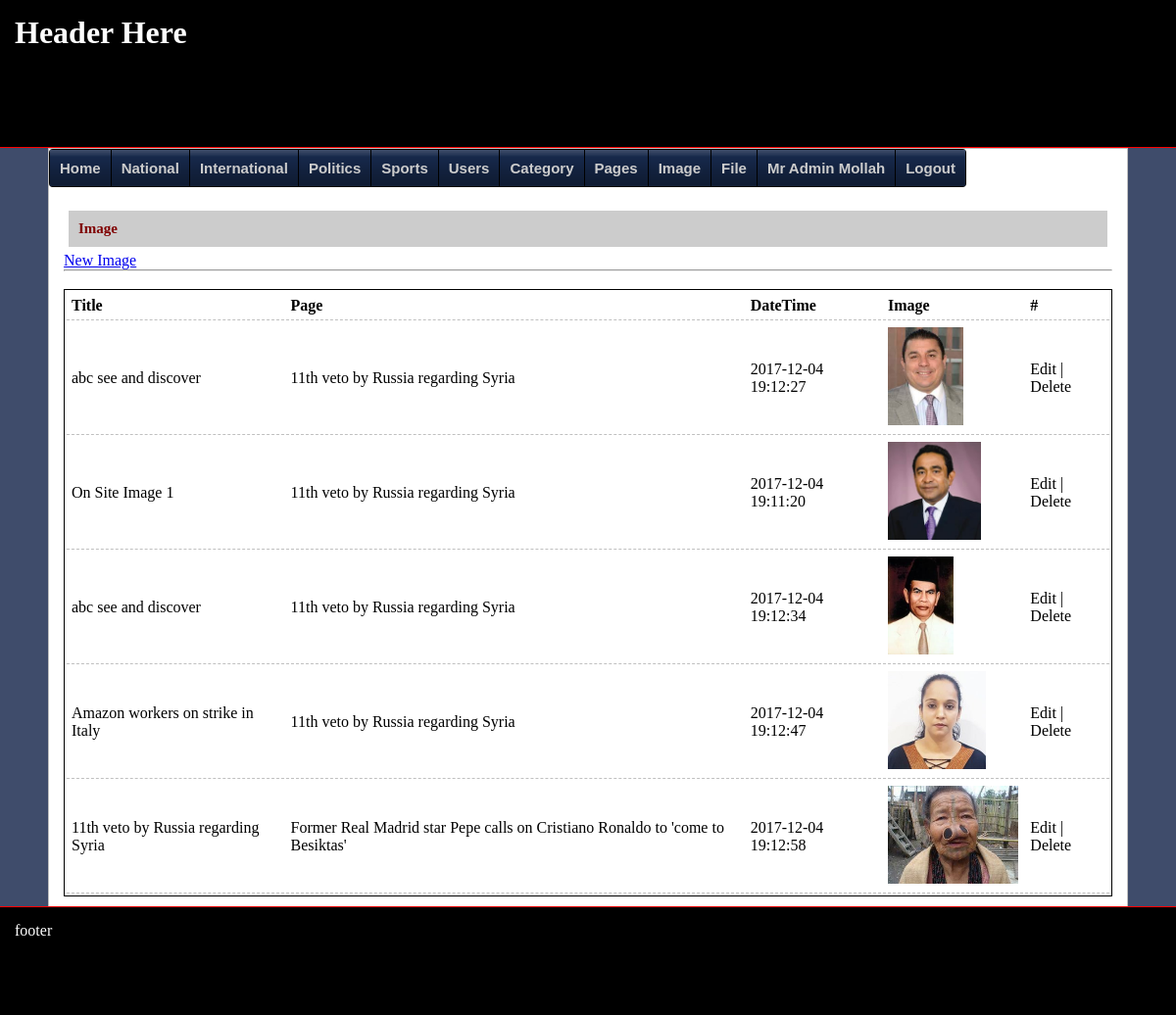
The page /?p=image (signed in) on the database its author committed.
### tables this page shows
CREATE TABLE `category` (
  `id` int(11) NOT NULL,
  `name` varchar(200) NOT NULL,
  `description` varchar(2000) NOT NULL,
  `categoryId` int(11) NOT NULL
);

CREATE TABLE `pageimage` (
  `id` int(11) NOT NULL,
  `pageId` int(11) NOT NULL,
  `title` varchar(200) NOT NULL,
  `dateTime` datetime NOT NULL DEFAULT CURRENT_TIMESTAMP,
  `image` varchar(200) NOT NULL
);

CREATE TABLE `pages` (
  `id` int(11) NOT NULL,
  `title` varchar(1000) NOT NULL,
  `tags` varchar(200) DEFAULT NULL,
  `createDate` datetime DEFAULT NULL,
  `userId` int(11) DEFAULT NULL,
  `hitCount` int(11) DEFAULT NULL,
  `categoryId` int(11) NOT NULL
);

### pages/image.php (the view)
<a href="?p=image_new">New Image</a><br><hr><br>
<?php
$sql = "select pi.id, p.title as page, pi.title, pi.dateTime, pi.image
from pageImage as pi
left join pages as p on pi.pageId = p.id";
$table = mysqli_query($cn, $sql);
print '<table>';
print '<tr><th>Title</th><th>Page</th><th>DateTime</th><th>Image</th><th>#</th></tr>';
while($row = mysqli_fetch_assoc($table))
{
	print '<tr>';
	print '<td>'.$row["title"].'</td>';
	print '<td>'.$row["page"].'</td>';
	print '<td>'.$row["dateTime"].'</td>';
	print '<td><img src="uploads/images/'.$row["id"].'_'.$row['image'].'" height="100px"/></td>';
	print '<td> Edit | Delete </td>';
	print '</tr>';
}
print '</table>';
?>

### component/menu.php (shortened to what this page needs)
<ul id="css3menu1" class="topmenu">
			<li><a href="?p=home">Home</a></li>
			<?php
			$cn = mysqli_connect("localhost", "root", "", "dbus_002");
			$sql = "select id, name from category where categoryId = 0";
			$table = mysqli_query($cn, $sql);
			while($row = mysqli_fetch_assoc($table))
			{
				print '<li><a href="?c=article&ctg='.$row["id"].'">'.$row["name"].'</a>';
				findChild($row["id"]);
				print '</li>';
			}
			function findChild($pid)
			{
				global $cn;
				$sql = "select id, name from category where categoryId = ".$pid;
				$table = mysqli_query($cn, $sql);
			}
	if(isset($_SESSION['type']))
	{
		print '<li><a href="?p=users">Users</a></li>
			<li><a href="?p=category">Category</a></li>
			<li><a href="?p=pages">Pages</a></li>
			<li><a href="?p=image">Image</a></li>
			<li><a href="?p=file">File</a></li>
			<li><a href="?p=myaccount">'.$_SESSION['name'].'</a></li>
			<li><a href="?c=logout">Logout</a></li>';
	}
	else{
		print '
			<li><a href="?c=register">Register</a></li>
			<li><a href="?c=login">Login</a></li>';
	}
			?>
		</ul>

### css/index.css (style rules this page uses)
* { padding: 0px; margin: 0px auto; }
body { background: #3f4c6b; background: -moz-linear-gradient(top, #3f4c6b 0%, #3f4c6b 100%); background: -webkit-linear-gradient(top, #3f4c6b 0%,#3f4c6b 100%); background: linear-gradient(to bottom, #3f4c6b 0%,#3f4c6b 100%); filter: progid:DXImageTransform.Microsoft.gradient( startColorstr='#3f4c6b', endColorstr='#3f4c6b',GradientType=0 ); }
ul { list-style: circle; }
ul li { line-height: 25px; font-size: 16px }

### css/tables.css (style rules this page uses)
table { min-width: 600px; width: auto; background: white; border: black thin solid; float: left; }
td, th { padding: 5px; text-align: left; border-bottom: dashed thin silver; }

### css/css3menu.css (style rules this page uses)
ul#css3menu1,ul#css3menu1 ul { margin:0;list-style:none;padding:0;background-color:#000;background-image:url("mainbk.png");background-repeat:repeat;border-width:0px;border-style:solid;border-color:#162436;-moz-border-radius:4px;-webkit-border-radius:4px;border-radius:4px; }
ul#css3menu1 li { position:relative;display:block;white-space:nowrap;font-size:0;float:left; }
ul#css3menu1 { font-size:0;z-index:999;position:relative;display:inline-block;zoom:1;padding:1px 1px 1px 0; *display:inline; }
ul#css3menu1>li { margin:0 0 0 1px; }
ul#css3menu1 a { display:block;vertical-align:middle;text-align:left;text-decoration:none;font:bold 15px Arial;color:#cccccc;cursor:default;padding:10px;background-color:#17294b;background-image:url("mainbk.png");background-repeat:repeat;background-position:0 200px;border-width:0px;border-style:none;border-color:; }

### rows shown on the page
category: name "National"
category: name "International"
category: name "Politics"
category: name "Sports"
pageimage: title "abc see and discover", pageId.title "11th veto by Russia regarding Syria", dateTime "2017-12-04 19:12:27", image (picture)
pageimage: title "On Site Image 1", pageId.title "11th veto by Russia regarding Syria", dateTime "2017-12-04 19:11:20", image (picture)
pageimage: title "abc see and discover", pageId.title "11th veto by Russia regarding Syria", dateTime "2017-12-04 19:12:34", image (picture)
pageimage: title "Amazon workers on strike in Italy", pageId.title "11th veto by Russia regarding Syria", dateTime "2017-12-04 19:12:47", image (picture)
pageimage: title "11th veto by Russia regarding Syria", pageId.title "Former Real Madrid star Pepe calls on Cristiano Ronaldo to 'come to Besiktas'", dateTime "2017-12-04 19:12:58", image (picture)

### other values the page prints
$_SESSION['name'] "Mr Admin Mollah"
str_replace("_", " ", $_GET['p']) "Image"
